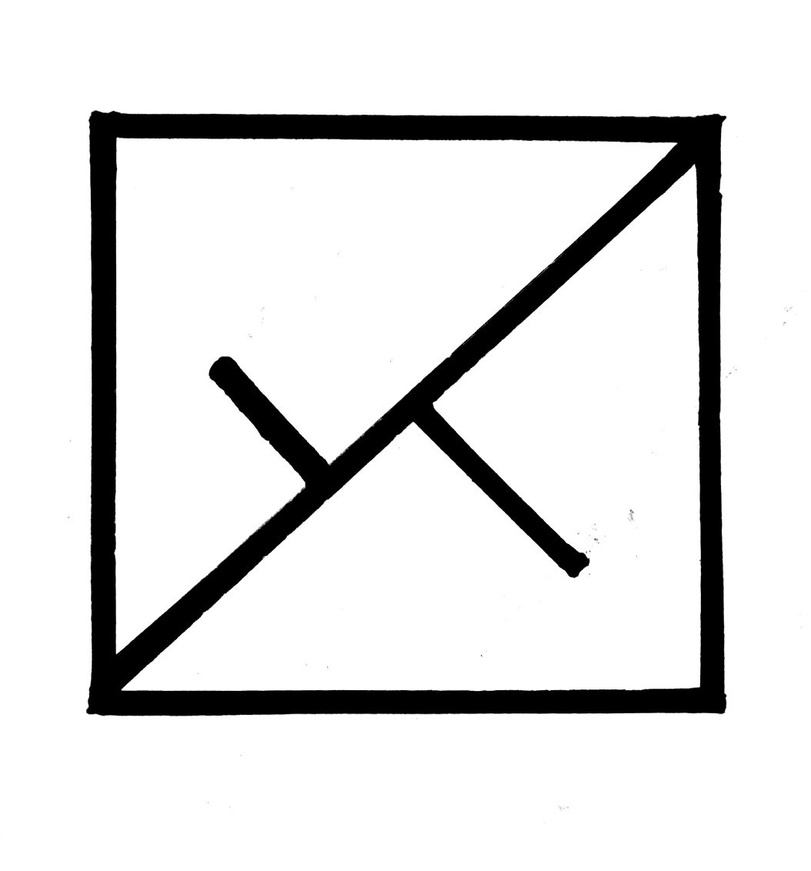
#> input picture corner points and lines/photo4.jpeg, 811 x 871 px, shrunk from 1054 x 1132 before the run
$ python morph.py
#> lines starting #> are read from the running program, lines starting #| are printed output that depends on the picture
import cv2 as cv
import numpy as np
img = cv.imread('photo4.jpeg',0)
#> img is the input picture: shape (871, 811); min 0, max 255, mean 223.9
r=cv.getStructuringElement(cv.MORPH_RECT,(5,5))
c=cv.getStructuringElement(cv.MORPH_CROSS,(5,5))
erosion = cv.dilate(img,r,iterations = 6)
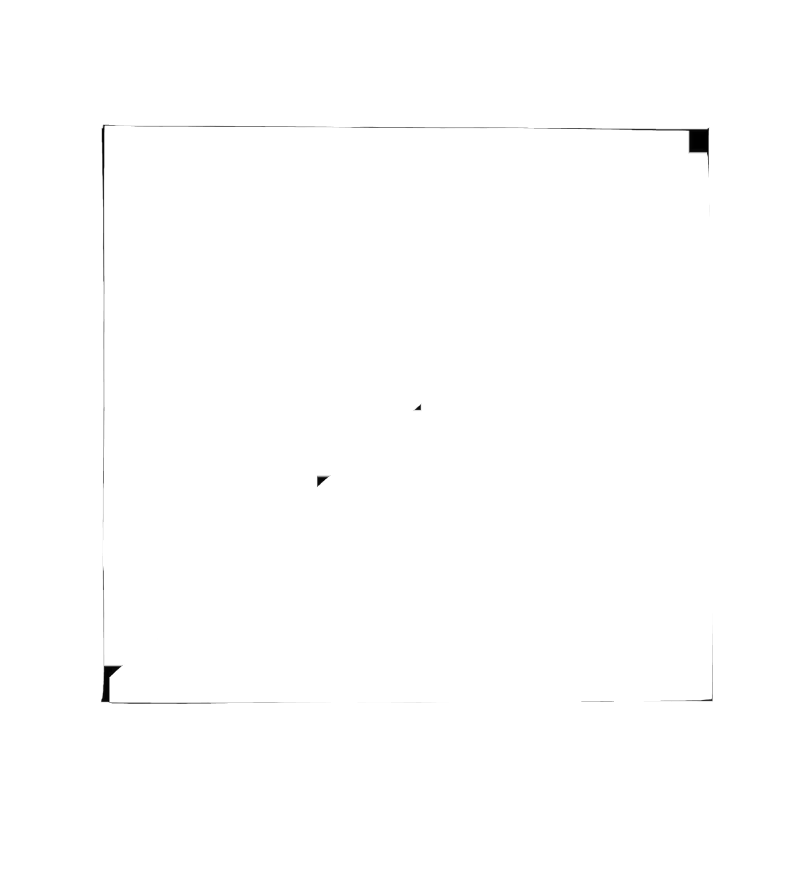
#> erosion: shape (871, 811); min 0, max 255, mean 254.4
dilation = cv.erode(erosion,r,iterations = 5)
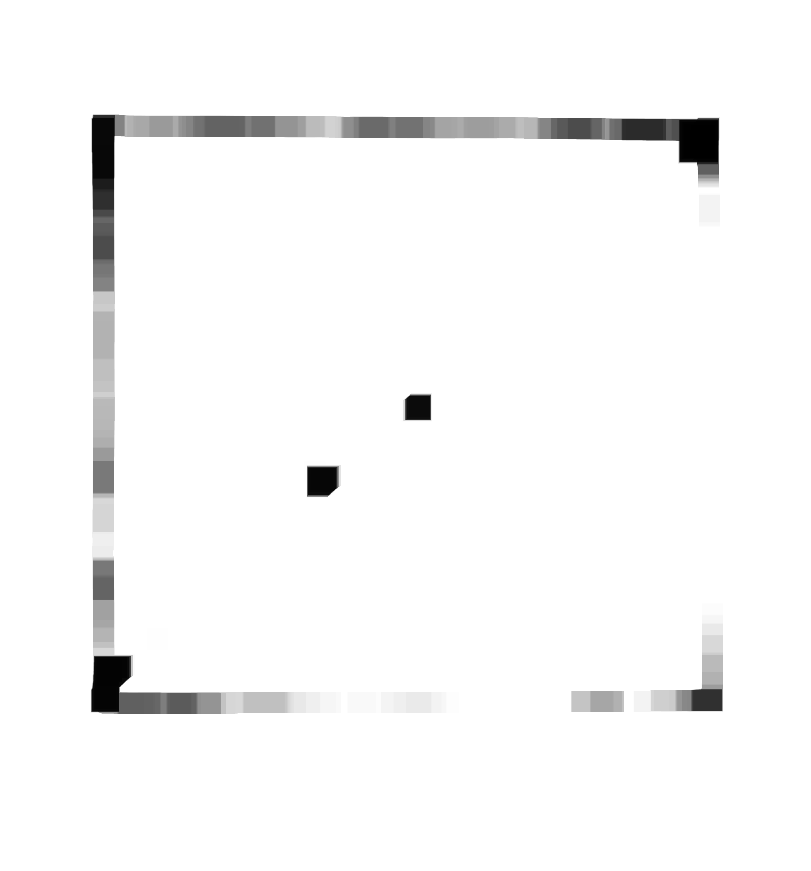
#> dilation: shape (871, 811); min 0, max 255, mean 247.9


cv.imwrite('Try.jpg',dilation)
